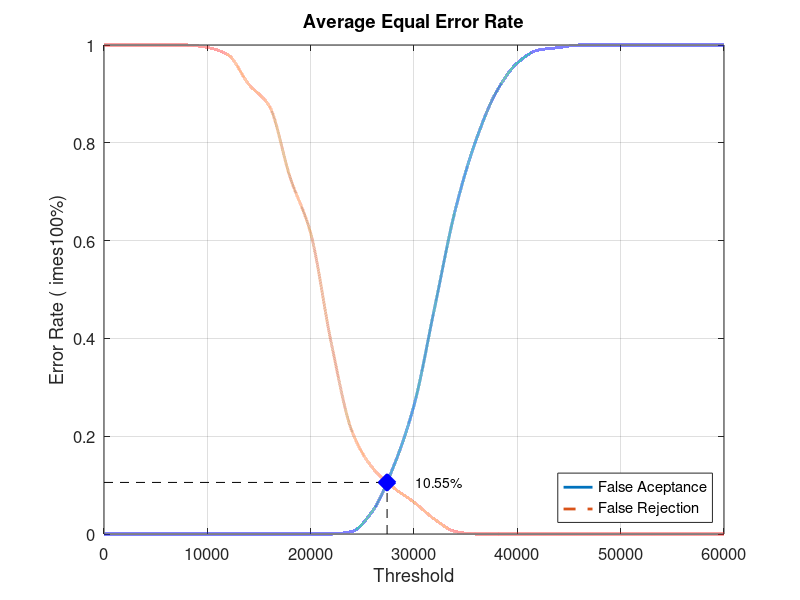
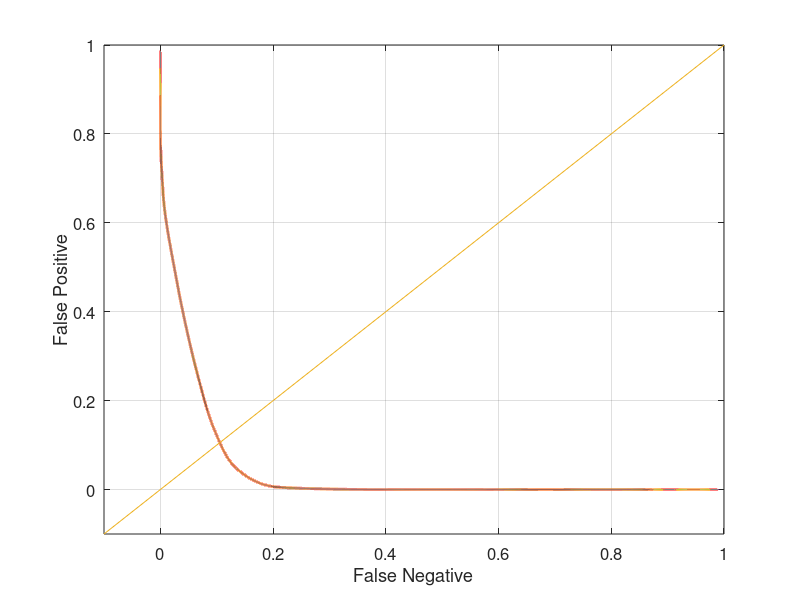

MATLAB code to generate these figures, in order:
close all;
clear;
clc;
x = 0:2000:60000;
xq = 0:0.5:60000;

y0 = [0 0 0 0 0 0 0 0 0 0 0 0 0.00526316 0.0473684 0.136842 0.263158 0.463158 0.663158 0.805263 0.905263 0.963158 0.989474 0.994737 1 1 1 1 1 1 1 1]
yy0 = interp1(x, y0, xq, 'pchip');
y1 = [1 1 1 1 1 0.995 0.98 0.92 0.875 0.73 0.615 0.39 0.21 0.135 0.095 0.065 0.03 0.005 0 0 0 0 0 0 0 0 0 0 0 0 0]
yy1 = interp1(x, y1, xq, 'pchip');

% Calculating EER: 
y2 = abs(y0 - y1);
find(y2 == min(y2))
yy2 = abs(yy0 - yy1);
xEER = find(yy2 == min(yy2));
xEERIndex = xq(xEER) % X-axis EER
yEER = yy0(xEER) % Y-axis EER

main = figure
plot(xq, yy0,'-','LineWidth', 2);	hold on
plot(xq, yy1,'--','LineWidth', 2);	hold on
plot([xEERIndex xEERIndex], [0 yEER], 'k--');	hold on
plot([0 xEERIndex], [yEER yEER], 'k--');	hold on
plot(xEERIndex, yEER, 'bx', 'LineWidth', 10);	hold on
text(xEERIndex + 10 * xEERIndex / 100, yEER, [num2str(round((10000 * yEER)) / 100) '%'])
legend('False Aceptance', 'False Rejection', 'Location', 'SouthEast')
xlabel('Threshold')
ylabel('Error Rate (	imes100%)')
title('Average Equal Error Rate')
set(gca, 'FontSize', 12)
axis([0 60000 0 1])
grid on

print(main, 'Database5_3Main', '-dpng');
FNRxFPR = figure('Color', [1 1 1]);
plot(yy1, yy0, '-', yy1, yy0, 'LineWidth', 2);
hold on
y = -0.1:0.1:1
plot(y, y); 
set(gca, 'FontSize', 12)
xlabel('False Negative')
ylabel('False Positive')
axis([-0.1 1 -0.1 1])
set(gca, 'FontSize', 12)
grid on

print(FNRxFPR, 'Database5_3FNRxFPR','-dpng');
